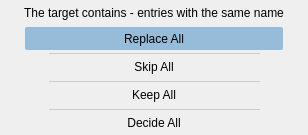
     <widget class="QWidget" name="cesPage">
      <property name="focusPolicy">
       <enum>Qt::ClickFocus</enum>
      </property>
      <layout class="QVBoxLayout" name="verticalLayout_10">
       <property name="spacing">
        <number>0</number>
       </property>
       <property name="leftMargin">
        <number>24</number>
       </property>
       <property name="topMargin">
        <number>6</number>
       </property>
       <property name="rightMargin">
        <number>24</number>
       </property>
       <property name="bottomMargin">
        <number>0</number>
       </property>
       <item>
        <widget class="QWidget" name="cesWgt" native="true">
         <property name="focusPolicy">
          <enum>Qt::ClickFocus</enum>
         </property>
         <layout class="QVBoxLayout" name="verticalLayout_7">
          <property name="leftMargin">
           <number>0</number>
          </property>
          <property name="topMargin">
           <number>0</number>
          </property>
          <property name="rightMargin">
           <number>0</number>
          </property>
          <property name="bottomMargin">
           <number>0</number>
          </property>
          <item>
           <widget class="QWidget" name="widget_21" native="true">
            <property name="sizePolicy">
             <sizepolicy hsizetype="Preferred" vsizetype="Fixed">
              <horstretch>0</horstretch>
              <verstretch>0</verstretch>
             </sizepolicy>
            </property>
            <property name="focusPolicy">
             <enum>Qt::ClickFocus</enum>
            </property>
            <layout class="QHBoxLayout" name="horizontalLayout_19">
             <property name="leftMargin">
              <number>0</number>
             </property>
             <property name="topMargin">
              <number>0</number>
             </property>
             <property name="rightMargin">
              <number>0</number>
             </property>
             <property name="bottomMargin">
              <number>0</number>
             </property>
             <item>
              <widget class="QLabel" name="cesTipText">
               <property name="focusPolicy">
                <enum>Qt::ClickFocus</enum>
               </property>
               <property name="text">
                <string>The target contains - entries with the same name</string>
               </property>
              </widget>
             </item>
            </layout>
           </widget>
          </item>
          <item>
           <widget class="QWidget" name="widget_20" native="true">
            <property name="focusPolicy">
             <enum>Qt::ClickFocus</enum>
            </property>
            <layout class="QVBoxLayout" name="verticalLayout_8">
             <property name="spacing">
              <number>0</number>
             </property>
             <property name="leftMargin">
              <number>0</number>
             </property>
             <property name="topMargin">
              <number>0</number>
             </property>
             <property name="rightMargin">
              <number>0</number>
             </property>
             <property name="bottomMargin">
              <number>0</number>
             </property>
             <item>
              <widget class="QPushButton" name="replaceAllBtn">
               <property name="sizePolicy">
                <sizepolicy hsizetype="Minimum" vsizetype="Expanding">
                 <horstretch>0</horstretch>
                 <verstretch>0</verstretch>
                </sizepolicy>
               </property>
               <property name="minimumSize">
                <size>
                 <width>0</width>
                 <height>25</height>
                </size>
               </property>
               <property name="font">
                <font>
                 <stylestrategy>PreferAntialias</stylestrategy>
                </font>
               </property>
               <property name="styleSheet">
                <string notr="true">QPushButton
{
	background: palette(button);
	border: 2px solid transparent;
	border-radius: 2px;
}

QPushButton:default
{
	background: rgb(150,188,218);
	color: rgb(0, 0, 0);
	border-radius: 3px;
}

QPushButton:hover
{
	border: 2px solid rgb(120,170,210);
	border-radius: 3px;
}

QPushButton:pressed
{
	border: 2px solid transparent;
	background: rgb(187,209,227);
	border-radius: 3px;
}</string>
               </property>
               <property name="text">
                <string>Replace All</string>
               </property>
               <property name="icon">
                <iconset resource="../../resources/app.qrc">
                 <normaloff>:/icons/replace.ico</normaloff>:/icons/replace.ico</iconset>
               </property>
               <property name="shortcut">
                <string>R</string>
               </property>
               <property name="autoDefault">
                <bool>true</bool>
               </property>
               <property name="default">
                <bool>true</bool>
               </property>
               <property name="flat">
                <bool>true</bool>
               </property>
              </widget>
             </item>
             <item>
              <widget class="Line" name="line_2">
               <property name="focusPolicy">
                <enum>Qt::ClickFocus</enum>
               </property>
               <property name="styleSheet">
                <string notr="true">margin: 25px;
color: rgb(204, 204, 204);</string>
               </property>
               <property name="frameShadow">
                <enum>QFrame::Plain</enum>
               </property>
               <property name="orientation">
                <enum>Qt::Horizontal</enum>
               </property>
              </widget>
             </item>
             <item>
              <widget class="QPushButton" name="skipAllBtn">
               <property name="sizePolicy">
                <sizepolicy hsizetype="Minimum" vsizetype="Expanding">
                 <horstretch>0</horstretch>
                 <verstretch>0</verstretch>
                </sizepolicy>
               </property>
               <property name="minimumSize">
                <size>
                 <width>0</width>
                 <height>25</height>
                </size>
               </property>
               <property name="font">
                <font>
                 <stylestrategy>PreferAntialias</stylestrategy>
                </font>
               </property>
               <property name="styleSheet">
                <string notr="true">QPushButton
{
	background: palette(button);
	border: 2px solid transparent;
	border-radius: 2px;
}

QPushButton:default
{
	background: rgb(150,188,218);
	color: rgb(0, 0, 0);
	border-radius: 3px;
}

QPushButton:hover
{
	border: 2px solid rgb(120,170,210);
	border-radius: 3px;
}

QPushButton:pressed
{
	border: 2px solid transparent;
	background: rgb(187,209,227);
	border-radius: 3px;
}</string>
               </property>
               <property name="text">
                <string>Skip All</string>
               </property>
               <property name="icon">
                <iconset resource="../../resources/app.qrc">
                 <normaloff>:/icons/skip.ico</normaloff>:/icons/skip.ico</iconset>
               </property>
               <property name="shortcut">
                <string>S</string>
               </property>
               <property name="autoDefault">
                <bool>true</bool>
               </property>
               <property name="flat">
                <bool>true</bool>
               </property>
              </widget>
             </item>
             <item>
              <widget class="Line" name="line_3">
               <property name="focusPolicy">
                <enum>Qt::ClickFocus</enum>
               </property>
               <property name="styleSheet">
                <string notr="true">margin: 25px;
color: rgb(204, 204, 204);</string>
               </property>
               <property name="frameShadow">
                <enum>QFrame::Plain</enum>
               </property>
               <property name="orientation">
                <enum>Qt::Horizontal</enum>
               </property>
              </widget>
             </item>
             <item>
              <widget class="QPushButton" name="keepAllBtn">
               <property name="sizePolicy">
                <sizepolicy hsizetype="Minimum" vsizetype="Expanding">
                 <horstretch>0</horstretch>
                 <verstretch>0</verstretch>
                </sizepolicy>
               </property>
               <property name="minimumSize">
                <size>
                 <width>0</width>
                 <height>25</height>
                </size>
               </property>
               <property name="font">
                <font>
                 <stylestrategy>PreferAntialias</stylestrategy>
                </font>
               </property>
               <property name="toolTip">
                <string>All will be retained. Conflicting entries will have a numerical sequence number added after the target file name.</string>
               </property>
               <property name="styleSheet">
                <string notr="true">QPushButton
{
	background: palette(button);
	border: 2px solid transparent;
	border-radius: 2px;
}

QPushButton:default
{
	background: rgb(150,188,218);
	color: rgb(0, 0, 0);
	border-radius: 3px;
}

QPushButton:hover
{
	border: 2px solid rgb(120,170,210);
	border-radius: 3px;
}

QPushButton:pressed
{
	border: 2px solid transparent;
	background: rgb(187,209,227);
	border-radius: 3px;
}</string>
               </property>
               <property name="text">
                <string>Keep All</string>
               </property>
               <property name="icon">
                <iconset resource="../../resources/app.qrc">
                 <normaloff>:/icons/keep.ico</normaloff>:/icons/keep.ico</iconset>
               </property>
               <property name="shortcut">
                <string>K</string>
               </property>
               <property name="autoDefault">
                <bool>true</bool>
               </property>
               <property name="flat">
                <bool>true</bool>
               </property>
              </widget>
             </item>
             <item>
              <widget class="Line" name="line_4">
               <property name="focusPolicy">
                <enum>Qt::ClickFocus</enum>
               </property>
               <property name="styleSheet">
                <string notr="true">margin: 25px;
color: rgb(204, 204, 204);</string>
               </property>
               <property name="frameShadow">
                <enum>QFrame::Plain</enum>
               </property>
               <property name="orientation">
                <enum>Qt::Horizontal</enum>
               </property>
              </widget>
             </item>
             <item>
              <widget class="QPushButton" name="decideAllBtn">
               <property name="sizePolicy">
                <sizepolicy hsizetype="Minimum" vsizetype="Expanding">
                 <horstretch>0</horstretch>
                 <verstretch>0</verstretch>
                </sizepolicy>
               </property>
               <property name="minimumSize">
                <size>
                 <width>0</width>
                 <height>25</height>
                </size>
               </property>
               <property name="font">
                <font>
                 <stylestrategy>PreferAntialias</stylestrategy>
                </font>
               </property>
               <property name="styleSheet">
                <string notr="true">QPushButton
{
	background: palette(button);
	border: 2px solid transparent;
	border-radius: 2px;
}

QPushButton:default
{
	background: rgb(150,188,218);
	color: rgb(0, 0, 0);
	border-radius: 3px;
}

QPushButton:hover
{
	border: 2px solid rgb(120,170,210);
	border-radius: 3px;
}

QPushButton:pressed
{
	border: 2px solid transparent;
	background: rgb(187,209,227);
	border-radius: 3px;
}</string>
               </property>
               <property name="text">
                <string>Decide All</string>
               </property>
               <property name="icon">
                <iconset resource="../../resources/app.qrc">
                 <normaloff>:/icons/decide.ico</normaloff>:/icons/decide.ico</iconset>
               </property>
               <property name="shortcut">
                <string>D</string>
               </property>
               <property name="autoDefault">
                <bool>true</bool>
               </property>
               <property name="flat">
                <bool>true</bool>
               </property>
              </widget>
             </item>
            </layout>
           </widget>
          </item>
         </layout>
        </widget>
       </item>
      </layout>
     </widget>
